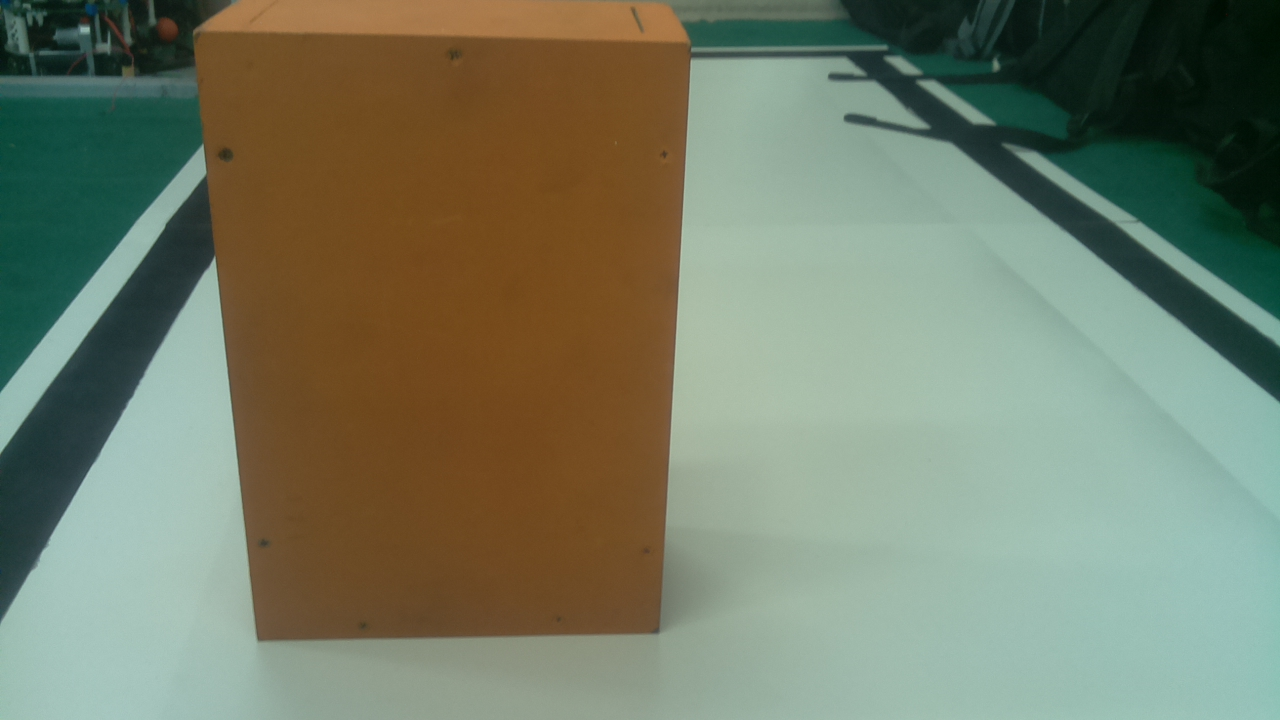
#> input picture root/data/images/imagens_rasp/image.jpg, 1280 x 720 px, found by its file name
$ python -i line_detector.py   (imports and definitions only)
#> lines starting #> are read from the running program, lines starting #| are printed output that depends on the picture; after the words box and inside, x2 and y2 are one past the last pixel; in counts of white or black regions, pixels touching at a corner belong together
import math
import cv2
import numpy as np


def region_of_interest(edges):
    height, width = edges.shape
    poly = np.array([[(0, height), (0, height*(1/2)),
                      (width, height*(1/2)), (width, height)]], np.int32)
    mask = np.zeros_like(edges)
    if len(edges.shape) > 2:
        channel_count = edges.shape[2]
        ignore_mask_color = (255,)*channel_count
    else:
        ignore_mask_color = 255
    cv2.fillPoly(mask, poly, ignore_mask_color)
    cropped_edges = cv2.bitwise_and(mask, edges)
    return cropped_edges


def find_lines(cropped):
    rho = 1
    angle = np.pi/180
    min_threshold = 50
    line_segments = cv2.HoughLinesP(
        cropped,
        rho,
        angle,
        min_threshold,
        np.array([]),
        minLineLength=8,
        maxLineGap=4
    )
    return line_segments


def make_coordinates(image, lines):
    if lines.shape[0] == 0:
        return
    slope, intercept = lines
    y1 = image.shape[0]
    y2 = int(y1*(1/2))
    x1 = int((y1-intercept)/slope)
    x2 = int((y2-intercept)/slope)
    return [x1, y1, x2, y2]


def average_slope_intercept(image, lines):
    left_lines = []
    right_lines = []
    left_x = []
    right_x = []
    if lines is None:
        print("The robot cannot recognize anything!")
        return None

    for i in range(lines.shape[0]):
        x1, y1, x2, y2 = lines[i][0]
        fit = np.polyfit((x1, x2), (y1, y2), 1)
        if fit[0] > 0:
            right_lines.append(fit)
        else:
            left_lines.append(fit)

    if len(left_lines) > 0:
        for j in range(len(left_lines)):
            left_x.append(560/left_lines[j][0] -
                          left_lines[j][1]/left_lines[j][0])

        x_main = min(left_x)
        a = left_x.index(x_main)
        left_average = left_lines[a]
        #left_average = np.average(left_lines, axis=0)
    else:
        left_average = np.array([])
    if len(right_lines) > 0:
        for k in range(len(right_lines)):
            right_x.append(560/right_lines[k][0] -
                           right_lines[k][1]/right_lines[k][0])
        x_main = max(right_x)
        b = right_x.index(x_main)
        right_average = right_lines[b]
        #right_average = np.average(right_lines, axis=0)
    else:
        right_average = np.array([])
    return [make_coordinates(image, left_average), make_coordinates(image, right_average)]


def make_central_line(image, lines):
    if lines[0] is []:
        middle_line = lines[1]
        x1, y1, x2, y2 = middle_line
        fit = np.polyfit((x1, x2), (y1, y2), 1)
        return [make_coordinates(image, fit), fit]
    if lines[1] is []:
        middle_line = lines[0]
        x1, y1, x2, y2 = middle_line
        fit = np.polyfit((x1, x2), (y1, y2), 1)
        return [make_coordinates(image, fit), fit]
    middle_line = np.average(lines, axis=0)
    x1, y1, x2, y2 = middle_line
    fit = np.polyfit((x1, x2), (y1, y2), 1)
    return [make_coordinates(image, fit), fit]


def canny(image):
    blur = cv2.GaussianBlur(image, (5, 5), 0)
    canny = cv2.Canny(blur, 200, 400)
    cv2.imwrite('canny.jpg', canny)
    return canny


def line_detector():
    img = cv2.imread('image.jpg')
#> img is the input picture: shape (720, 1280, 3); mean B, G, R 103.3, 124.9, 116.8
    img_hsv = cv2.cvtColor(img, cv2.COLOR_BGR2HSV)
#> img_hsv: shape (720, 1280, 3); mean H, S, V 56.1, 103.3, 136.6
    mask = cv2.inRange(img_hsv, np.array([0, 0, 39]), np.array([179, 220, 65]))
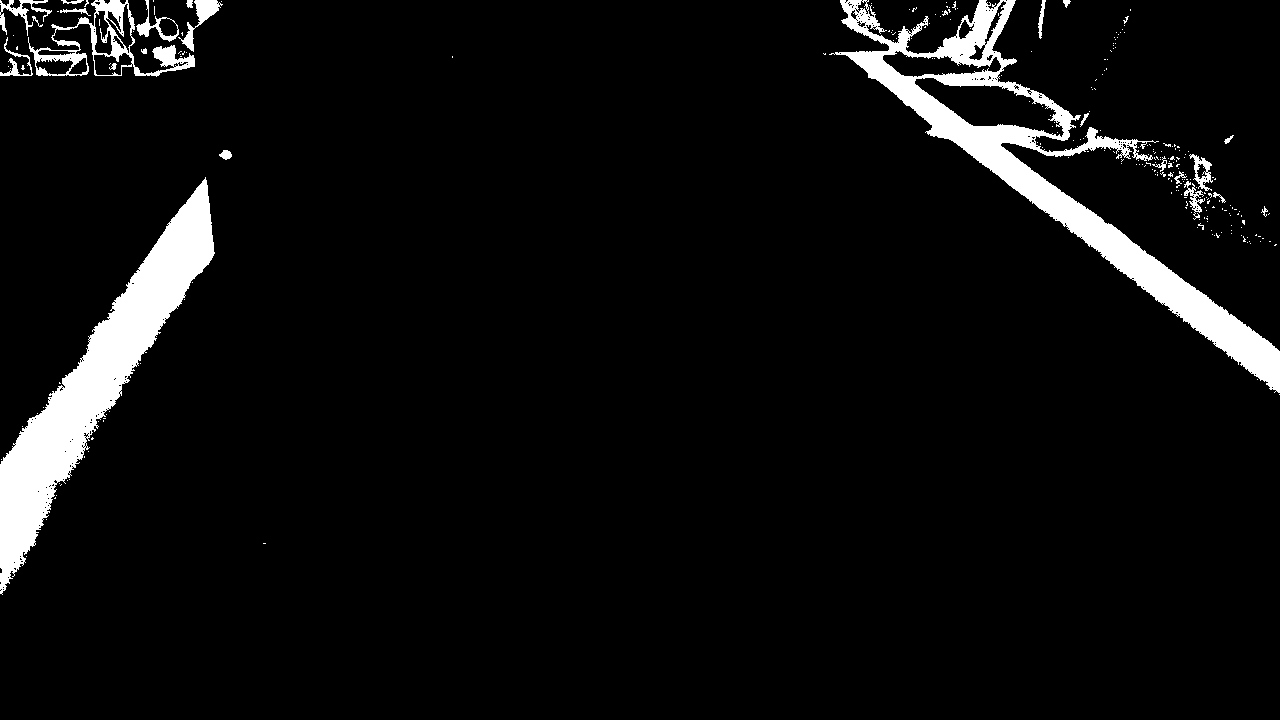
#> mask: shape (720, 1280); 5.6% white; 262 white regions (238 under 20 px), largest, box (x1, y1, x2, y2) and area: (829, 0, 1280, 393) 22997, (0, 177, 215, 595) 21423, (28, 0, 195, 77) 2961
    edges = canny(mask)
#> in canny, `canny = cv2.Canny(blur, 200, 400)`:
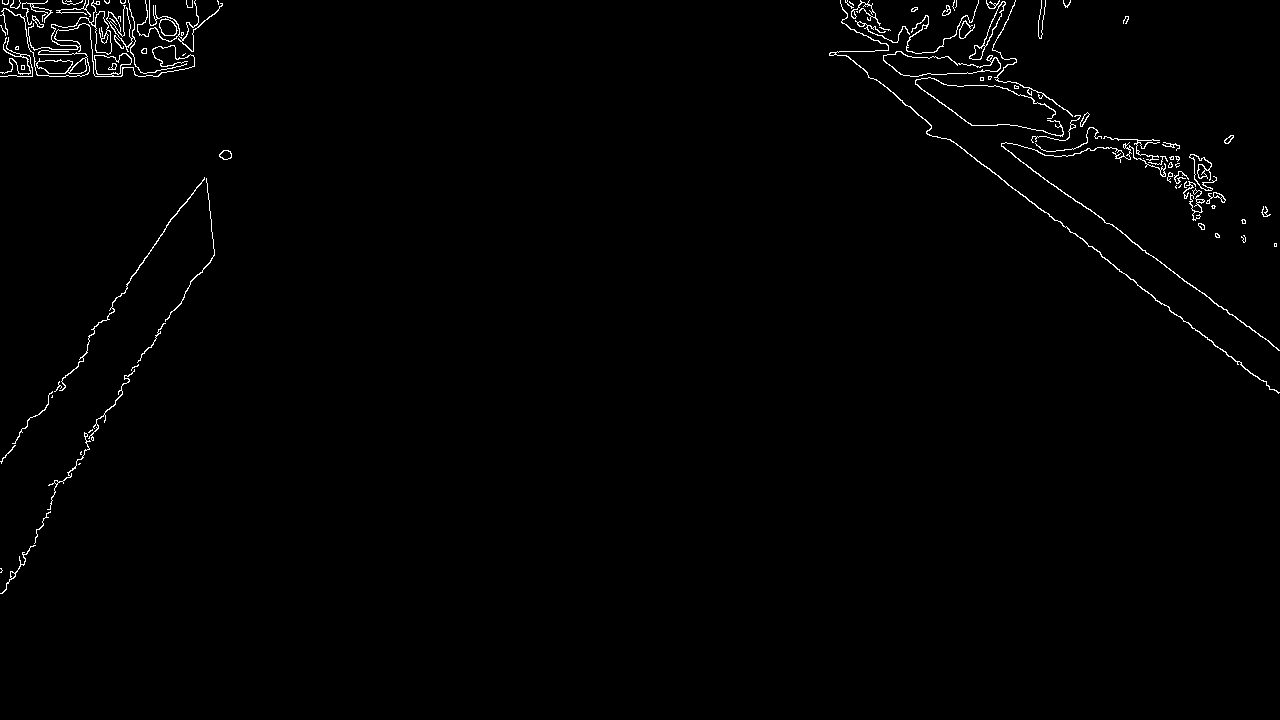
#> canny: shape (720, 1280); 1% white in thin lines or dots, all inside (x1, y1, x2, y2) = (0, 0, 1280, 594)
    cropped_edges = region_of_interest(edges)
#> in region_of_interest, `cv2.fillPoly(mask, poly, ignore_mask_color)`:
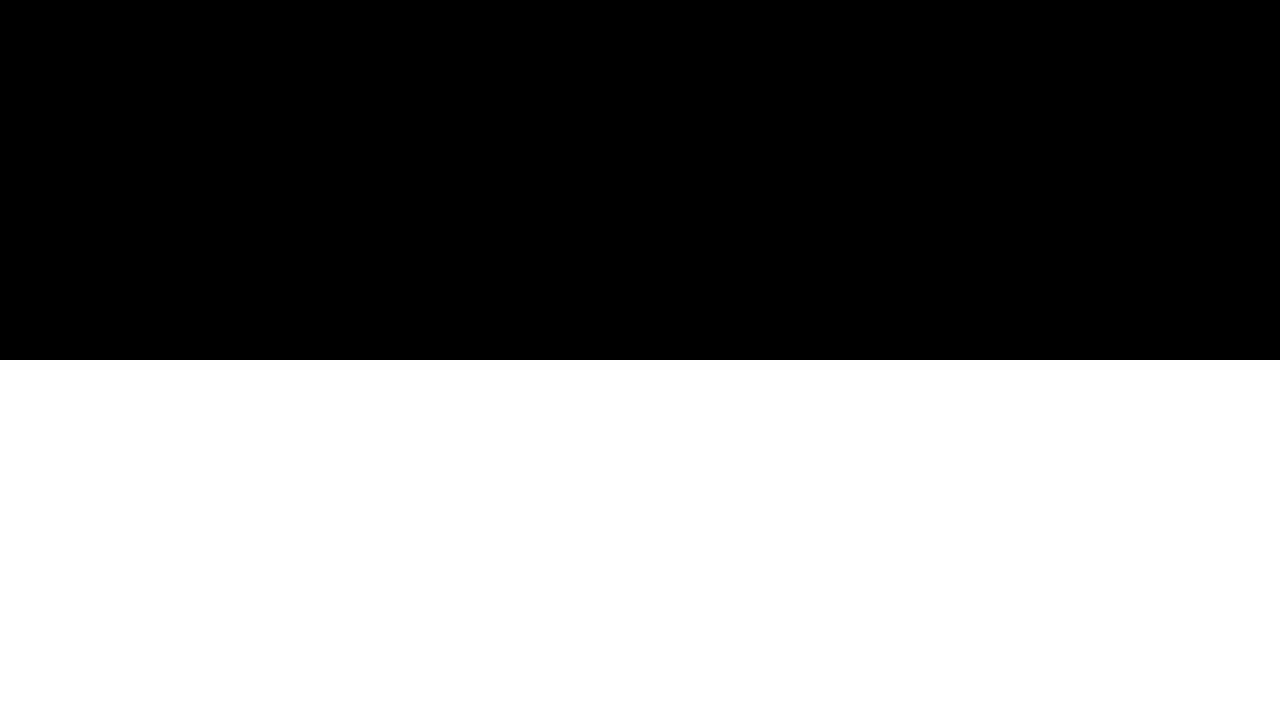
#> mask: shape (720, 1280); 50% white; 1 white region, box (x1, y1, x2, y2) and area: (0, 360, 1280, 720) 460800
#> in region_of_interest, `cropped_edges = cv2.bitwise_and(mask, edges)`:
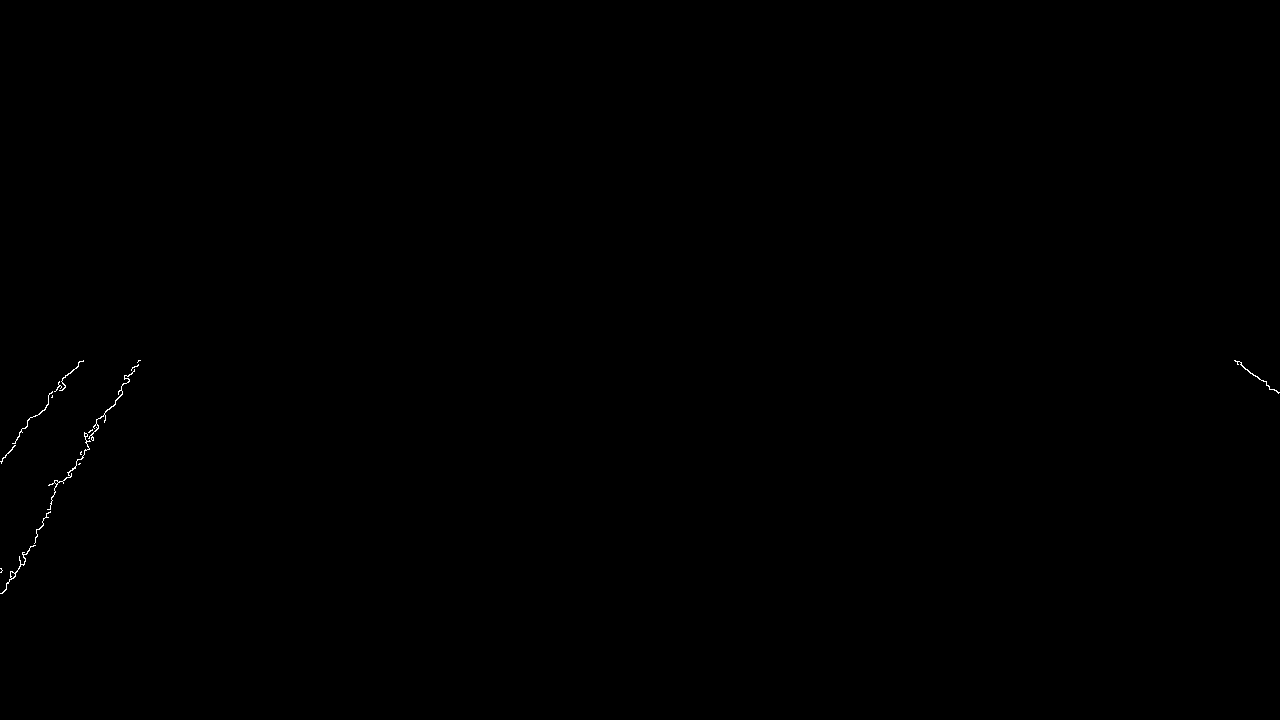
#> cropped_edges: shape (720, 1280); 0.09% white in thin lines or dots, all inside (x1, y1, x2, y2) = (0, 360, 1280, 594)
    cv2.imwrite('ce.jpg', cropped_edges)
    lines = average_slope_intercept(img, find_lines(cropped_edges))
#> in find_lines, `line_segments = cv2.HoughLinesP( cropped, rho, angle, min_threshold, n..`: line_segments = [[24, 557, 30, 546], [42, 522, 50, 508], [13, 578, 21, 564], [2, 593, 14, 573], [68, 477, 79, 459], [78, 464, 88, 447], [125, 383, 135, 366], [63, 483, 72, 468], [84, 450, 98, 425], [113, 406, 122, 391], [46, 517, 50, 509], [118, 394, 129, 374]]
#> in average_slope_intercept, `left_lines = []`: left_lines = []
#> the loop in average_slope_intercept, `for i in range(lines.shape[0]):` made 12 passes
#> (x1, y1, x2, y2, fit) on passes 1 to 12: (24, 557, 30, 546, [-1.83, 601]), (42, 522, 50, 508, [-1.75, 595.5]), (13, 578, 21, 564, [-1.75, 600.8]), (2, 593, 14, 573, [-1.67, 596.3]), (68, 477, 79, 459, [-1.64, 588.3]), (78, 464, 88, 447, [-1.7, 596.6]), (125, 383, 135, 366, [-1.7, 595.5]), (63, 483, 72, 468, [-1.67, 588]), (84, 450, 98, 425, [-1.79, 600]), (113, 406, 122, 391, [-1.67, 594.3]), (46, 517, 50, 509, [-2, 609]), (118, 394, 129, 374, [-1.82, 608.5])
#> after the loop in average_slope_intercept, `for i in range(lines.shape[0]):`: left_lines = [[-1.83, 601], [-1.75, 595.5], [-1.75, 600.8], [-1.67, 596.3], [-1.64, 588.3], [-1.7, 596.6], [-1.7, 595.5], [-1.67, 588], [-1.79, 600], [-1.67, 594.3], [-2, 609], [-1.82, 608.5]]; right_lines = []
#> the loop in average_slope_intercept, `for j in range(len(left_lines)):` made 12 passes
#> after the loop in average_slope_intercept, `for j in range(len(left_lines)):`: left_x = [22.36, 20.29, 23.29, 21.8, 17.28, 21.53, 20.88, 16.8, 22.4, 20.6, 24.5, 26.7]
#> in average_slope_intercept, `x_main = min(left_x)`: x_main = 16.8
#> in average_slope_intercept, `a = left_x.index(x_main)`: a = 7
#> in average_slope_intercept, `left_average = left_lines[a]`: left_average = [-1.67, 588]
#> in make_coordinates, `slope, intercept = lines`: slope = -1.67; intercept = 588
#> in make_coordinates, `x1 = int((y1-intercept)/slope)`: x1 = -79
#> in make_coordinates, `x2 = int((y2-intercept)/slope)`: x2 = 136
#> lines = 2 items
    central_line = make_central_line(img, lines)
    poly_1 = central_line[1]
    poly_2 = [1/poly_1[0], -poly_1[1]/poly_1[0]]
    return poly_2

#> (the run stopped early here; a loop or call above may not have finished)

$ run again, with root/data/images/imagens_rasp/test.jpg copied over root/data/images/imagens_rasp/image.jpg
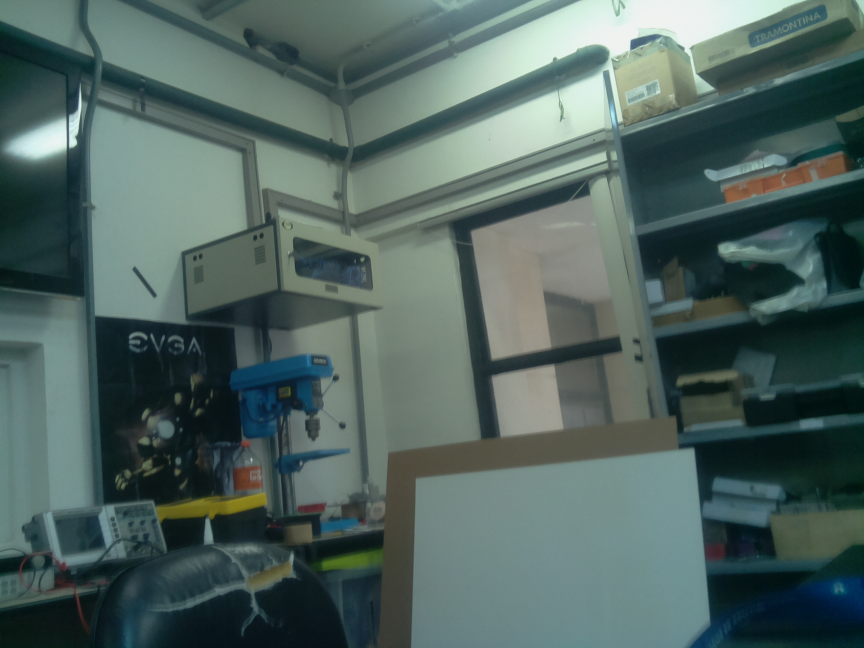
#> input picture root/data/images/imagens_rasp/test.jpg, 2592 x 1944 px, found by its file name (shown at 1/3 size)
#> in line_detector, img is the input picture: shape (1944, 2592, 3); mean B, G, R 96, 100.2, 80.3
#> img_hsv: shape (1944, 2592, 3); mean H, S, V 79.5, 79.3, 102
#> in line_detector, `mask = cv2.inRange(img_hsv, np.array([0, 0, 39]), np.array([179, 220, ..`:
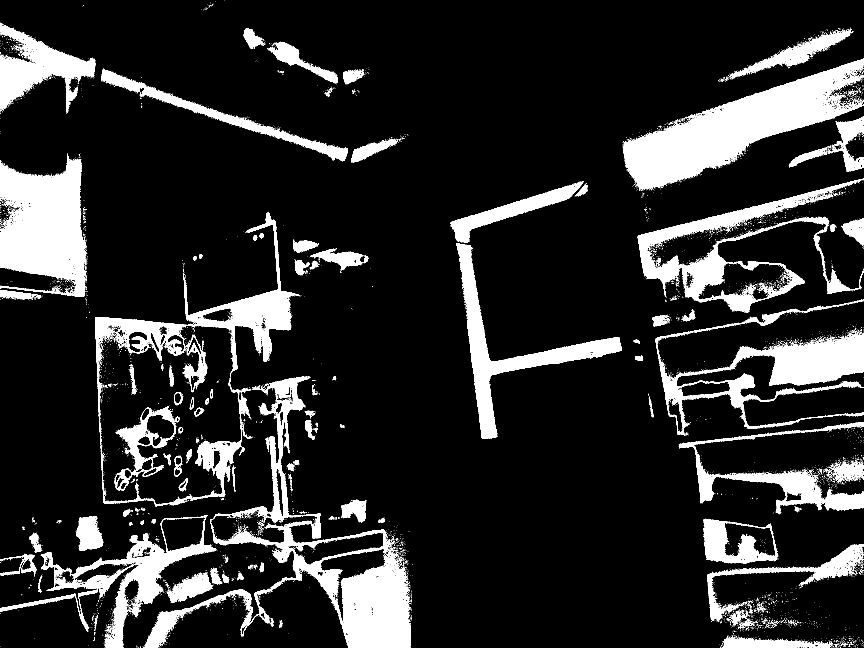
#> mask: shape (1944, 2592) (shown at 1/3 size); 14.6% white; 6383 white regions (6195 under 20 px), largest, box (x1, y1, x2, y2) and area: (1869, 175, 2592, 573) 97508, (433, 1129, 1234, 1944) 93477, (0, 466, 260, 891) 74076
#> canny: shape (1944, 2592); 2.6% white in thin lines or dots
#> in region_of_interest, `cropped_edges = cv2.bitwise_and(mask, edges)`:
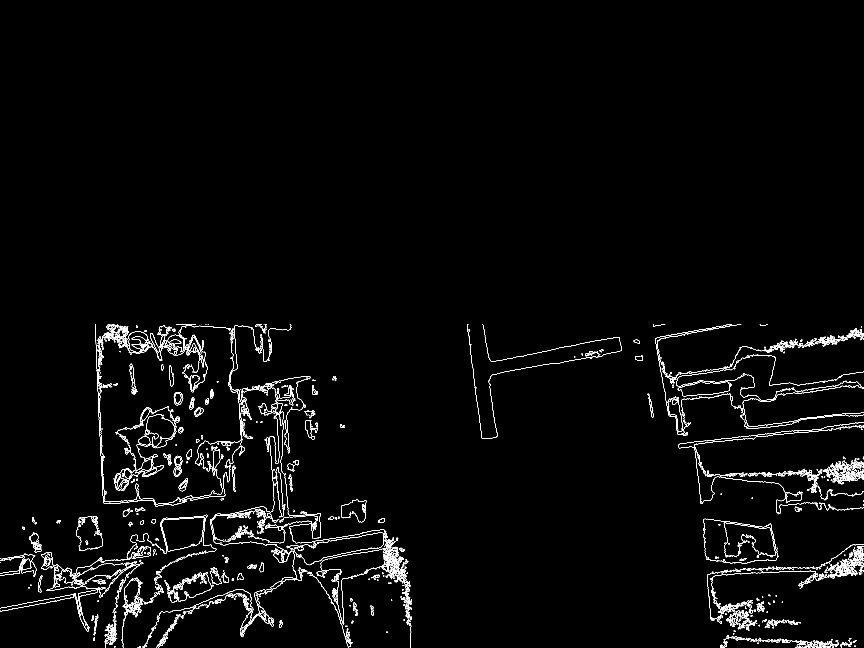
#> cropped_edges: shape (1944, 2592) (shown at 1/3 size); 1.6% white in thin lines or dots, all inside (x1, y1, x2, y2) = (0, 972, 2592, 1944)
#> in average_slope_intercept, `left_lines = []`: left_lines = []
#> the loop in average_slope_intercept, `for i in range(lines.shape[0]):` made 3592 passes
#> (x1, y1, x2, y2, fit) on passes 1 to 3: (2180, 1911, 2201, 1913, [0.0952, 1703.4]), (2311, 1423, 2347, 1423, [7.84e-16, 1423]), (604, 1737, 613, 1737, [-4.34e-14, 1737])
#> after the loop in average_slope_intercept, `for i in range(lines.shape[0]):`: left_lines = 2051 pairs, first value -51 to -1.69e-17, second value 973 to 30549; right_lines = 1541 pairs, first value 2.73e-17 to 37, second value -34296 to 1938
#> after the loop in average_slope_intercept, `for j in range(len(left_lines)):`: left_x = 2051 items, first 6: 2.71e+16, 3.99e+16, 6445.7, 21792, 7394.5, 4659.3
#> in average_slope_intercept, `x_main = min(left_x)`: x_main = 308.9
#> a = 376
#> left_average = [-42, 13534]
#> after the loop in average_slope_intercept, `for k in range(len(right_lines)):`: right_x = 1541 items, first 6: -12005.5, -1.1e+18, -3.91e+16, -1.65e+17, -2.4e+17, -1.3e+17
#> in average_slope_intercept, `x_main = max(right_x)`: x_main = 2200.4
#> b = 1514
#> right_average = [9, -19244]
#> slope = -42; intercept = 13534
#> in make_coordinates, `x1 = int((y1-intercept)/slope)`: x1 = 275
#> in make_coordinates, `x2 = int((y2-intercept)/slope)`: x2 = 299
#> lines = [[275, 1944, 299, 972], [2354, 1944, 2246, 972]]
#> middle_line = [1314.5, 1944, 1272.5, 972]
#> in make_central_line, `x1, y1, x2, y2 = middle_line`: x1 = 1314.5; y1 = 1944; x2 = 1272.5; y2 = 972
#> in make_central_line, `fit = np.polyfit((x1, x2), (y1, y2), 1)`: fit = [23.14, -28477.3]
#> central_line = [[1314, 1944, 1272, 972], [23.14, -28477.3]]
#> poly_1 = [23.14, -28477.3]
#> poly_2 = [0.0432, 1230.5]
